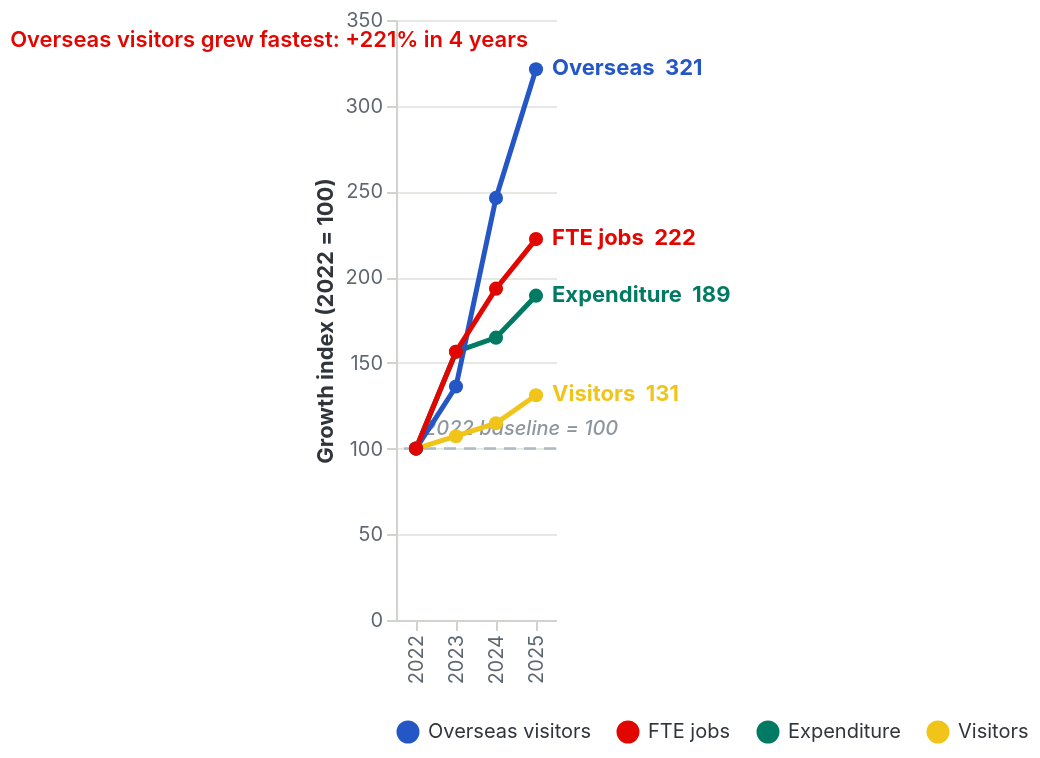

Write the Vega-Lite specification saved for this chart.
### Vega-Lite specification from a JSON file in a GitHub repository (floating-point values rounded to 4 significant figures)
{"$schema": "https://vega.github.io/schema/vega-lite/v5.json", "width": "container", "height": 300, "config": {"view": {"stroke": null}, "axis": {"labelColor": "#5d6670", "titleColor": "#30353b", "gridColor": "#e6e8e3", "domainColor": "#cfd4ce", "tickColor": "#cfd4ce"}, "legend": {"labelColor": "#30353b", "titleColor": "#30353b", "orient": "bottom"}, "font": "Inter"}, "layer": [{"data": {"values": [{"y": 100}]}, "mark": {"type": "rule", "strokeDash": [6, 4], "strokeWidth": 1.2, "color": "#b0b8c1"}, "encoding": {"y": {"field": "y", "type": "quantitative"}}}, {"data": {"values": [{"year": 2022, "y": 100, "label": "2022 baseline = 100"}]}, "mark": {"type": "text", "align": "left", "dx": 4, "dy": -10, "fontSize": 10, "fontWeight": 500, "fontStyle": "italic", "color": "#8e969d"}, "encoding": {"x": {"field": "year", "type": "ordinal"}, "y": {"field": "y", "type": "quantitative"}, "text": {"field": "label"}}}, {"data": {"values": [{"year": 2022, "metric": "Visitors", "index": 100, "raw": "75,520"}, {"year": 2023, "metric": "Visitors", "index": 107.2, "raw": "80,987"}, {"year": 2024, "metric": "Visitors", "index": 114.8, "raw": "86,664"}, {"year": 2025, "metric": "Visitors", "index": 131.1, "raw": "99,046"}, {"year": 2022, "metric": "Expenditure", "index": 100, "raw": "$92M"}, {"year": 2023, "metric": "Expenditure", "index": 156.5, "raw": "$144M"}, {"year": 2024, "metric": "Expenditure", "index": 164.7, "raw": "$152M"}, {"year": 2025, "metric": "Expenditure", "index": 189.2, "raw": "$174M"}, {"year": 2022, "metric": "Overseas visitors", "index": 100, "raw": "6,471"}, {"year": 2023, "metric": "Overseas visitors", "index": 136.2, "raw": "8,811"}, {"year": 2024, "metric": "Overseas visitors", "index": 246.2, "raw": "15,933"}, {"year": 2025, "metric": "Overseas visitors", "index": 321.3, "raw": "20,792"}, {"year": 2022, "metric": "FTE jobs", "index": 100, "raw": "734"}, {"year": 2023, "metric": "FTE jobs", "index": 156.5, "raw": "1,149"}, {"year": 2024, "metric": "FTE jobs", "index": 193.3, "raw": "1,419"}, {"year": 2025, "metric": "FTE jobs", "index": 222.2, "raw": "1,631"}]}, "mark": {"type": "line", "point": {"filled": true, "size": 50}, "strokeWidth": 2.5}, "encoding": {"x": {"field": "year", "type": "ordinal", "axis": {"title": null}}, "y": {"field": "index", "type": "quantitative", "axis": {"title": "Growth index (2022 = 100)", "grid": true}, "scale": {"domain": [90, 340]}}, "color": {"field": "metric", "type": "nominal", "scale": {"domain": ["Overseas visitors", "FTE jobs", "Expenditure", "Visitors"], "range": ["#2457c5", "#e10600", "#007a63", "#f0c419"]}, "legend": {"title": null}}, "tooltip": [{"field": "metric", "title": "Metric"}, {"field": "year"}, {"field": "index", "title": "Growth index", "format": ".1f"}, {"field": "raw", "title": "Actual value"}]}}, {"data": {"values": [{"year": 2025, "metric": "Overseas visitors", "index": 321.3, "label": "Overseas  321"}, {"year": 2025, "metric": "FTE jobs", "index": 222.2, "label": "FTE jobs  222"}, {"year": 2025, "metric": "Expenditure", "index": 189.2, "label": "Expenditure  189"}, {"year": 2025, "metric": "Visitors", "index": 131.1, "label": "Visitors  131"}]}, "mark": {"type": "text", "align": "left", "dx": 8, "fontSize": 11, "fontWeight": "bold", "fontFamily": "Titillium Web"}, "encoding": {"x": {"field": "year", "type": "ordinal"}, "y": {"field": "index", "type": "quantitative"}, "text": {"field": "label"}, "color": {"field": "metric", "type": "nominal", "scale": {"domain": ["Overseas visitors", "FTE jobs", "Expenditure", "Visitors"], "range": ["#2457c5", "#e10600", "#007a63", "#f0c419"]}, "legend": null}}}, {"data": {"values": [{"year": 2025, "index": 321.3, "label": "Overseas visitors grew fastest: +221% in 4 years"}]}, "mark": {"type": "text", "align": "right", "dx": -4, "dy": -14, "fontSize": 11, "fontWeight": 600, "fontFamily": "Titillium Web", "color": "#e10600"}, "encoding": {"x": {"field": "year", "type": "ordinal"}, "y": {"field": "index", "type": "quantitative"}, "text": {"field": "label"}}}]}
